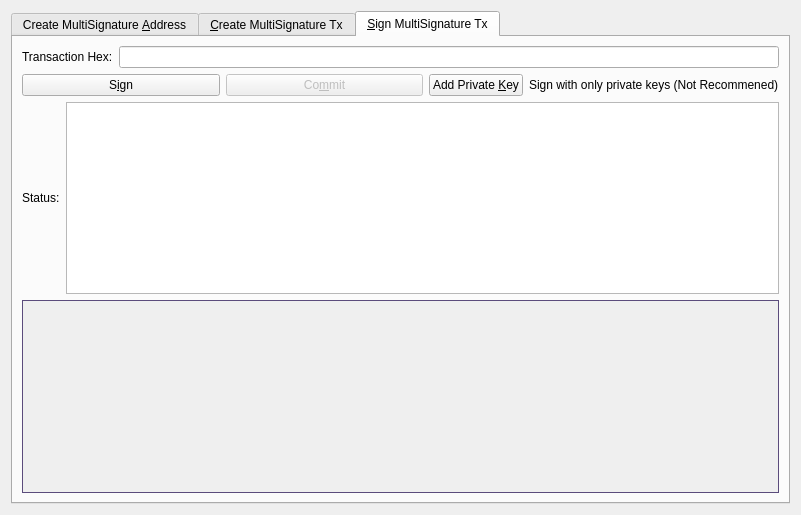
<?xml version="1.0" encoding="UTF-8"?>
<ui version="4.0">
 <class>MultisigDialog</class>
 <widget class="QDialog" name="MultisigDialog">
  <property name="geometry">
   <rect>
    <x>0</x>
    <y>0</y>
    <width>801</width>
    <height>515</height>
   </rect>
  </property>
  <property name="sizePolicy">
   <sizepolicy hsizetype="Fixed" vsizetype="Fixed">
    <horstretch>0</horstretch>
    <verstretch>0</verstretch>
   </sizepolicy>
  </property>
  <property name="windowTitle">
   <string>Multisignature Address Interactions</string>
  </property>
  <layout class="QVBoxLayout" name="verticalLayout_8">
   <item>
    <widget class="QTabWidget" name="multisigTabWidget">
     <property name="styleSheet">
      <string notr="true">QScrollArea{border: 1px solid #5b4c7c;}</string>
     </property>
     <property name="currentIndex">
      <number>2</number>
     </property>
     <widget class="QWidget" name="addMultisigTab">
      <property name="sizePolicy">
       <sizepolicy hsizetype="Minimum" vsizetype="Minimum">
        <horstretch>0</horstretch>
        <verstretch>0</verstretch>
       </sizepolicy>
      </property>
      <attribute name="title">
       <string>Create MultiSignature &amp;Address</string>
      </attribute>
      <layout class="QVBoxLayout" name="verticalLayout">
       <item>
        <layout class="QHBoxLayout" name="enterMLayout">
         <item>
          <widget class="QSpinBox" name="enterMSpinbox">
           <property name="sizePolicy">
            <sizepolicy hsizetype="Fixed" vsizetype="Fixed">
             <horstretch>0</horstretch>
             <verstretch>0</verstretch>
            </sizepolicy>
           </property>
           <property name="toolTip">
            <string>How many people must sign to verify a transaction</string>
           </property>
           <property name="minimum">
            <number>1</number>
           </property>
           <property name="maximum">
            <number>15</number>
           </property>
           <property name="value">
            <number>1</number>
           </property>
          </widget>
         </item>
         <item>
          <widget class="QLabel" name="enterMLabel">
           <property name="text">
            <string>Enter the minimum number of signatures required to sign transactions</string>
           </property>
          </widget>
         </item>
        </layout>
       </item>
       <item>
        <layout class="QHBoxLayout" name="addressLabelLayout">
         <item>
          <widget class="QLabel" name="addressLableLabel">
           <property name="text">
            <string>Address Label:</string>
           </property>
          </widget>
         </item>
         <item>
          <widget class="QLineEdit" name="multisigAddressLabel"/>
         </item>
        </layout>
       </item>
       <item>
        <layout class="QHBoxLayout" name="addAddressLayout">
         <item>
          <widget class="QPushButton" name="addAddressButton">
           <property name="toolTip">
            <string>Add another address that could sign to verify a transaction from the multisig address.</string>
           </property>
           <property name="text">
            <string>&amp;Add Address / Key</string>
           </property>
           <property name="autoDefault">
            <bool>false</bool>
           </property>
          </widget>
         </item>
         <item>
          <widget class="QLabel" name="addAddressLabel">
           <property name="sizePolicy">
            <sizepolicy hsizetype="Preferred" vsizetype="Fixed">
             <horstretch>0</horstretch>
             <verstretch>0</verstretch>
            </sizepolicy>
           </property>
           <property name="text">
            <string>Local addresses or public keys that can sign:</string>
           </property>
          </widget>
         </item>
         <item>
          <spacer name="addAddressSpacer_2">
           <property name="orientation">
            <enum>Qt::Horizontal</enum>
           </property>
           <property name="sizeHint" stdset="0">
            <size>
             <width>40</width>
             <height>10</height>
            </size>
           </property>
          </spacer>
         </item>
        </layout>
       </item>
       <item>
        <widget class="QScrollArea" name="addAddressScrollArea">
         <property name="sizePolicy">
          <sizepolicy hsizetype="Preferred" vsizetype="Expanding">
           <horstretch>0</horstretch>
           <verstretch>0</verstretch>
          </sizepolicy>
         </property>
         <property name="widgetResizable">
          <bool>true</bool>
         </property>
         <widget class="QWidget" name="addAddressWidget">
          <property name="geometry">
           <rect>
            <x>0</x>
            <y>0</y>
            <width>759</width>
            <height>160</height>
           </rect>
          </property>
          <layout class="QVBoxLayout" name="verticalLayout_5">
           <item>
            <layout class="QVBoxLayout" name="addressList"/>
           </item>
           <item>
            <spacer name="verticalSpacer">
             <property name="orientation">
              <enum>Qt::Vertical</enum>
             </property>
             <property name="sizeHint" stdset="0">
              <size>
               <width>20</width>
               <height>40</height>
              </size>
             </property>
            </spacer>
           </item>
          </layout>
         </widget>
        </widget>
       </item>
       <item>
        <layout class="QHBoxLayout" name="addMultisigLayout">
         <item>
          <widget class="QPushButton" name="addMultisigButton">
           <property name="sizePolicy">
            <sizepolicy hsizetype="Preferred" vsizetype="Fixed">
             <horstretch>0</horstretch>
             <verstretch>0</verstretch>
            </sizepolicy>
           </property>
           <property name="toolTip">
            <string>Create a new multisig address</string>
           </property>
           <property name="toolTipDuration">
            <number>-3</number>
           </property>
           <property name="text">
            <string>C&amp;reate</string>
           </property>
           <property name="autoDefault">
            <bool>false</bool>
           </property>
          </widget>
         </item>
         <item>
          <widget class="QLabel" name="label">
           <property name="text">
            <string>Status:</string>
           </property>
          </widget>
         </item>
         <item>
          <widget class="QTextEdit" name="addMultisigStatus">
           <property name="sizePolicy">
            <sizepolicy hsizetype="Expanding" vsizetype="Fixed">
             <horstretch>0</horstretch>
             <verstretch>0</verstretch>
            </sizepolicy>
           </property>
           <property name="maximumSize">
            <size>
             <width>16777215</width>
             <height>75</height>
            </size>
           </property>
           <property name="readOnly">
            <bool>true</bool>
           </property>
           <property name="textInteractionFlags">
            <set>Qt::TextSelectableByKeyboard|Qt::TextSelectableByMouse</set>
           </property>
          </widget>
         </item>
        </layout>
       </item>
       <item>
        <widget class="QLabel" name="label_2">
         <property name="sizePolicy">
          <sizepolicy hsizetype="Preferred" vsizetype="Preferred">
           <horstretch>0</horstretch>
           <verstretch>0</verstretch>
          </sizepolicy>
         </property>
         <property name="text">
          <string>Use below to quickly import an address by its redeem. Don't forget to add a label before clicking import!
Keep in mind, the wallet will rescan the blockchain to find transactions containing the new address.
Please be patient after clicking import.</string>
         </property>
         <property name="scaledContents">
          <bool>false</bool>
         </property>
         <property name="wordWrap">
          <bool>true</bool>
         </property>
        </widget>
       </item>
       <item>
        <layout class="QHBoxLayout" name="importLayout">
         <item>
          <widget class="QPushButton" name="importAddressButton">
           <property name="sizePolicy">
            <sizepolicy hsizetype="Fixed" vsizetype="Fixed">
             <horstretch>0</horstretch>
             <verstretch>0</verstretch>
            </sizepolicy>
           </property>
           <property name="text">
            <string>&amp;Import Redeem</string>
           </property>
          </widget>
         </item>
         <item>
          <widget class="QLineEdit" name="importRedeem">
           <property name="sizePolicy">
            <sizepolicy hsizetype="Preferred" vsizetype="Fixed">
             <horstretch>0</horstretch>
             <verstretch>0</verstretch>
            </sizepolicy>
           </property>
          </widget>
         </item>
        </layout>
       </item>
      </layout>
     </widget>
     <widget class="QWidget" name="createTransactionTab">
      <attribute name="title">
       <string>&amp;Create MultiSignature Tx</string>
      </attribute>
      <layout class="QVBoxLayout" name="verticalLayout_3">
       <item>
        <layout class="QHBoxLayout" name="horizontalLayout_2">
         <item>
          <layout class="QVBoxLayout" name="createTxLayout">
           <item>
            <layout class="QHBoxLayout" name="addTxInputLayout">
             <item>
              <widget class="QLabel" name="addTxInputLabel">
               <property name="sizePolicy">
                <sizepolicy hsizetype="Fixed" vsizetype="Preferred">
                 <horstretch>0</horstretch>
                 <verstretch>0</verstretch>
                </sizepolicy>
               </property>
               <property name="text">
                <string>Inputs:</string>
               </property>
              </widget>
             </item>
             <item>
              <widget class="QPushButton" name="pushButtonCoinControl">
               <property name="sizePolicy">
                <sizepolicy hsizetype="Preferred" vsizetype="Fixed">
                 <horstretch>0</horstretch>
                 <verstretch>0</verstretch>
                </sizepolicy>
               </property>
               <property name="text">
                <string>Coin Control</string>
               </property>
              </widget>
             </item>
             <item>
              <layout class="QFormLayout" name="formLayout_2">
               <property name="rightMargin">
                <number>10</number>
               </property>
               <item row="0" column="0">
                <widget class="QLabel" name="labelQuantity">
                 <property name="text">
                  <string>Quantity Selected:</string>
                 </property>
                </widget>
               </item>
               <item row="0" column="1">
                <widget class="QLabel" name="labelQuantity_int">
                 <property name="text">
                  <string>0</string>
                 </property>
                </widget>
               </item>
               <item row="1" column="0">
                <widget class="QLabel" name="labelAmount">
                 <property name="text">
                  <string>Amount:</string>
                 </property>
                </widget>
               </item>
               <item row="1" column="1">
                <widget class="QLabel" name="labelAmount_int">
                 <property name="text">
                  <string>0</string>
                 </property>
                </widget>
               </item>
              </layout>
             </item>
             <item>
              <widget class="QPushButton" name="addInputButton">
               <property name="sizePolicy">
                <sizepolicy hsizetype="Preferred" vsizetype="Fixed">
                 <horstretch>0</horstretch>
                 <verstretch>0</verstretch>
                </sizepolicy>
               </property>
               <property name="toolTip">
                <string>Add an input to fund the outputs</string>
               </property>
               <property name="text">
                <string>Add a Raw Input</string>
               </property>
               <property name="icon">
                <iconset resource="../myce.qrc">
                 <normaloff>:/css/default</normaloff>:/css/default</iconset>
               </property>
              </widget>
             </item>
            </layout>
           </item>
           <item>
            <widget class="QScrollArea" name="txInputsScrollArea">
             <property name="sizePolicy">
              <sizepolicy hsizetype="Preferred" vsizetype="Expanding">
               <horstretch>0</horstretch>
               <verstretch>0</verstretch>
              </sizepolicy>
             </property>
             <property name="widgetResizable">
              <bool>true</bool>
             </property>
             <widget class="QWidget" name="txInputsWidget">
              <property name="geometry">
               <rect>
                <x>0</x>
                <y>0</y>
                <width>747</width>
                <height>131</height>
               </rect>
              </property>
              <layout class="QVBoxLayout" name="verticalLayout_7">
               <item>
                <layout class="QVBoxLayout" name="inputsList"/>
               </item>
               <item>
                <spacer name="txInputsSpacer">
                 <property name="orientation">
                  <enum>Qt::Vertical</enum>
                 </property>
                 <property name="sizeHint" stdset="0">
                  <size>
                   <width>20</width>
                   <height>80</height>
                  </size>
                 </property>
                </spacer>
               </item>
              </layout>
             </widget>
            </widget>
           </item>
           <item>
            <layout class="QHBoxLayout" name="addDestinationLayout">
             <item>
              <widget class="QLabel" name="addDestinationLabel">
               <property name="text">
                <string>Address / Amount:</string>
               </property>
              </widget>
             </item>
             <item>
              <widget class="QPushButton" name="addDestinationButton">
               <property name="sizePolicy">
                <sizepolicy hsizetype="Fixed" vsizetype="Fixed">
                 <horstretch>0</horstretch>
                 <verstretch>0</verstretch>
                </sizepolicy>
               </property>
               <property name="toolTip">
                <string>Add destinations to send YCE to</string>
               </property>
               <property name="text">
                <string>Add &amp;Destination</string>
               </property>
              </widget>
             </item>
             <item>
              <spacer name="addDestinationHorizontalSpacer">
               <property name="orientation">
                <enum>Qt::Horizontal</enum>
               </property>
               <property name="sizeHint" stdset="0">
                <size>
                 <width>40</width>
                 <height>20</height>
                </size>
               </property>
              </spacer>
             </item>
            </layout>
           </item>
           <item>
            <widget class="QScrollArea" name="destionationsScrollArea">
             <property name="sizePolicy">
              <sizepolicy hsizetype="Expanding" vsizetype="Expanding">
               <horstretch>0</horstretch>
               <verstretch>0</verstretch>
              </sizepolicy>
             </property>
             <property name="widgetResizable">
              <bool>true</bool>
             </property>
             <widget class="QWidget" name="destinationsScrollAreaContents">
              <property name="geometry">
               <rect>
                <x>0</x>
                <y>0</y>
                <width>747</width>
                <height>131</height>
               </rect>
              </property>
              <layout class="QVBoxLayout" name="verticalLayout_11">
               <item>
                <layout class="QVBoxLayout" name="destinationsList"/>
               </item>
               <item>
                <spacer name="destinationsSpacer">
                 <property name="orientation">
                  <enum>Qt::Vertical</enum>
                 </property>
                 <property name="sizeHint" stdset="0">
                  <size>
                   <width>20</width>
                   <height>20</height>
                  </size>
                 </property>
                </spacer>
               </item>
              </layout>
             </widget>
            </widget>
           </item>
           <item>
            <layout class="QHBoxLayout" name="horizontalLayout_4">
             <item>
              <widget class="QPushButton" name="createButton">
               <property name="sizePolicy">
                <sizepolicy hsizetype="Fixed" vsizetype="Fixed">
                 <horstretch>0</horstretch>
                 <verstretch>0</verstretch>
                </sizepolicy>
               </property>
               <property name="minimumSize">
                <size>
                 <width>150</width>
                 <height>0</height>
                </size>
               </property>
               <property name="toolTip">
                <string>Create a transaction object using the given inputs to the given outputs</string>
               </property>
               <property name="text">
                <string>Cr&amp;eate</string>
               </property>
               <property name="autoDefault">
                <bool>false</bool>
               </property>
               <property name="default">
                <bool>true</bool>
               </property>
              </widget>
             </item>
             <item>
              <widget class="QLabel" name="createButtonLabel">
               <property name="sizePolicy">
                <sizepolicy hsizetype="Fixed" vsizetype="Preferred">
                 <horstretch>0</horstretch>
                 <verstretch>0</verstretch>
                </sizepolicy>
               </property>
               <property name="text">
                <string>Status:</string>
               </property>
               <property name="alignment">
                <set>Qt::AlignRight|Qt::AlignTrailing|Qt::AlignVCenter</set>
               </property>
              </widget>
             </item>
             <item>
              <widget class="QTextEdit" name="createButtonStatus">
               <property name="sizePolicy">
                <sizepolicy hsizetype="Expanding" vsizetype="Minimum">
                 <horstretch>0</horstretch>
                 <verstretch>0</verstretch>
                </sizepolicy>
               </property>
               <property name="maximumSize">
                <size>
                 <width>16777215</width>
                 <height>16777215</height>
                </size>
               </property>
               <property name="sizeAdjustPolicy">
                <enum>QAbstractScrollArea::AdjustToContents</enum>
               </property>
               <property name="readOnly">
                <bool>true</bool>
               </property>
              </widget>
             </item>
            </layout>
           </item>
          </layout>
         </item>
         <item>
          <layout class="QHBoxLayout" name="horizontalLayout_3"/>
         </item>
        </layout>
       </item>
      </layout>
     </widget>
     <widget class="QWidget" name="signMultisigTransaction">
      <property name="styleSheet">
       <string notr="true">txScrollArea:{
	border: 1px solid #5b4c7c;
}
keyScrollArea:{
	border: 1px solid #5b4c7c;
}
txScrollArea:{
	border: 1px solid #5b4c7c;
}</string>
      </property>
      <attribute name="title">
       <string>&amp;Sign MultiSignature Tx</string>
      </attribute>
      <layout class="QVBoxLayout" name="verticalLayout_4">
       <item>
        <layout class="QHBoxLayout" name="transactionHexLayout">
         <item>
          <widget class="QLabel" name="transactionHexLabel">
           <property name="text">
            <string>Transaction Hex:</string>
           </property>
          </widget>
         </item>
         <item>
          <widget class="QLineEdit" name="transactionHex">
           <property name="toolTip">
            <string/>
           </property>
          </widget>
         </item>
        </layout>
       </item>
       <item>
        <layout class="QHBoxLayout" name="horizontalLayout">
         <item>
          <layout class="QVBoxLayout" name="verticalLayout_2">
           <item>
            <layout class="QHBoxLayout" name="horizontalLayout_7">
             <item>
              <widget class="QPushButton" name="signButton">
               <property name="sizePolicy">
                <sizepolicy hsizetype="Preferred" vsizetype="Fixed">
                 <horstretch>0</horstretch>
                 <verstretch>0</verstretch>
                </sizepolicy>
               </property>
               <property name="minimumSize">
                <size>
                 <width>150</width>
                 <height>0</height>
                </size>
               </property>
               <property name="toolTip">
                <string>Sign the transaction from this wallet or from provided private keys</string>
               </property>
               <property name="text">
                <string>S&amp;ign</string>
               </property>
               <property name="autoDefault">
                <bool>false</bool>
               </property>
               <property name="default">
                <bool>true</bool>
               </property>
              </widget>
             </item>
             <item>
              <widget class="QPushButton" name="commitButton">
               <property name="enabled">
                <bool>false</bool>
               </property>
               <property name="sizePolicy">
                <sizepolicy hsizetype="Preferred" vsizetype="Fixed">
                 <horstretch>0</horstretch>
                 <verstretch>0</verstretch>
                </sizepolicy>
               </property>
               <property name="toolTip">
                <string>&lt;html&gt;&lt;head/&gt;&lt;body&gt;&lt;p&gt;DISABLED until transaction has been signed enough times.&lt;/p&gt;&lt;/body&gt;&lt;/html&gt;</string>
               </property>
               <property name="autoFillBackground">
                <bool>false</bool>
               </property>
               <property name="text">
                <string>Co&amp;mmit</string>
               </property>
               <property name="autoDefault">
                <bool>true</bool>
               </property>
              </widget>
             </item>
             <item>
              <layout class="QHBoxLayout" name="addPrivKeyLayout">
               <item>
                <widget class="QPushButton" name="addPrivKeyButton">
                 <property name="sizePolicy">
                  <sizepolicy hsizetype="Fixed" vsizetype="Fixed">
                   <horstretch>0</horstretch>
                   <verstretch>0</verstretch>
                  </sizepolicy>
                 </property>
                 <property name="toolTip">
                  <string>Add private keys to sign the transaction with</string>
                 </property>
                 <property name="text">
                  <string>Add Private &amp;Key</string>
                 </property>
                </widget>
               </item>
               <item>
                <widget class="QLabel" name="addPrivKeyLabel">
                 <property name="text">
                  <string>Sign with only private keys (Not Recommened)</string>
                 </property>
                </widget>
               </item>
              </layout>
             </item>
            </layout>
           </item>
           <item>
            <layout class="QHBoxLayout" name="horizontalLayout_5">
             <item>
              <widget class="QLabel" name="signButtonStatusLabel">
               <property name="text">
                <string>Status:</string>
               </property>
              </widget>
             </item>
             <item>
              <widget class="QTextEdit" name="signButtonStatus">
               <property name="sizePolicy">
                <sizepolicy hsizetype="Expanding" vsizetype="Preferred">
                 <horstretch>0</horstretch>
                 <verstretch>0</verstretch>
                </sizepolicy>
               </property>
               <property name="maximumSize">
                <size>
                 <width>16777215</width>
                 <height>16777215</height>
                </size>
               </property>
               <property name="verticalScrollBarPolicy">
                <enum>Qt::ScrollBarAsNeeded</enum>
               </property>
               <property name="readOnly">
                <bool>true</bool>
               </property>
               <property name="textInteractionFlags">
                <set>Qt::TextSelectableByKeyboard|Qt::TextSelectableByMouse</set>
               </property>
              </widget>
             </item>
            </layout>
           </item>
           <item>
            <widget class="QScrollArea" name="keyScrollArea">
             <property name="sizePolicy">
              <sizepolicy hsizetype="Expanding" vsizetype="Expanding">
               <horstretch>0</horstretch>
               <verstretch>0</verstretch>
              </sizepolicy>
             </property>
             <property name="sizeAdjustPolicy">
              <enum>QAbstractScrollArea::AdjustToContents</enum>
             </property>
             <property name="widgetResizable">
              <bool>true</bool>
             </property>
             <widget class="QWidget" name="keyScrollAreaContents">
              <property name="geometry">
               <rect>
                <x>0</x>
                <y>0</y>
                <width>755</width>
                <height>164</height>
               </rect>
              </property>
              <layout class="QVBoxLayout" name="verticalLayout_9">
               <item>
                <layout class="QVBoxLayout" name="keyList"/>
               </item>
               <item>
                <spacer name="keySpacer">
                 <property name="orientation">
                  <enum>Qt::Vertical</enum>
                 </property>
                 <property name="sizeHint" stdset="0">
                  <size>
                   <width>20</width>
                   <height>20</height>
                  </size>
                 </property>
                </spacer>
               </item>
              </layout>
             </widget>
            </widget>
           </item>
          </layout>
         </item>
        </layout>
       </item>
      </layout>
     </widget>
    </widget>
   </item>
  </layout>
 </widget>
 <resources>
  <include location="../myce.qrc"/>
 </resources>
 <connections/>
</ui>
